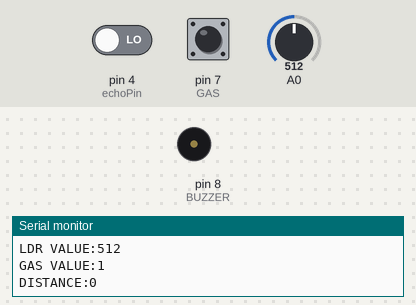
A sketch run on a simulated Arduino Uno, built with avr-gcc and run on an emulated ATmega328P. On the bench: buzzer (waves = sounding, pin HIGH), the last lines printed to the serial monitor. The inputs (shaded band) are chosen by the test bench; at power-on: A0 = 512, pin 4 (echoPin) LOW, pin 7 (GAS) HIGH. Pins used as bus, display or sensor lines are not drawn.

Above: at 1.7 s.
1.8 s: A0 set to 390
4.0 s: A0 set to 410
At 8.5 s:
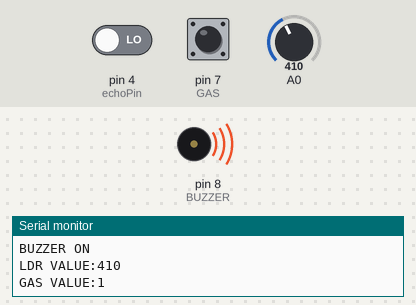
10.9 s: A0 set to 306
13.5 s: A0 set to 511
At 18.9 s:
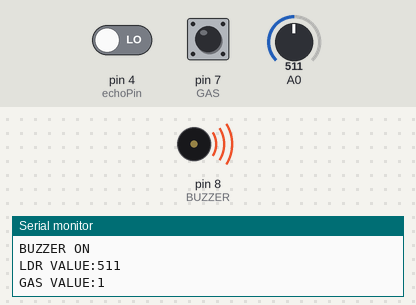
Timing chart, 0 to 21.4 s (numbered marks = the images above; inputs shaded):
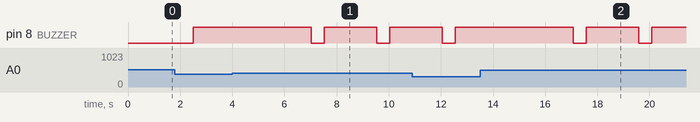

The sketch:

P1.ino
```cpp
#define LDR A0
#define GAS 7
#define BUZZER 8
int ldr_val;
int gas_val;
int const trigPin = 3;
int const echoPin = 4;

void setup() {
  Serial.begin(9600);
  pinMode(GAS,INPUT);
  pinMode(BUZZER,OUTPUT);
  digitalWrite(BUZZER,LOW);
  pinMode(trigPin, OUTPUT); // trig pin will have pulses output
  pinMode(echoPin, INPUT); // echo pin should be input to get pulse width
  delay(500);
}

void loop() {

  ////////  LDR INPUT  //////////
  ldr_val=analogRead(A0);
  Serial.print("LDR VALUE:");
  Serial.println(ldr_val);

  ///////  GAS INPUT  ///////////
  gas_val=digitalRead(7);
  Serial.print("GAS VALUE:");
  Serial.println(gas_val);

  ////// ULTRASONIC INPUT /////
  int duration, distance;
  digitalWrite(trigPin, HIGH);
  delay(10);
  digitalWrite(trigPin, LOW);
  duration = pulseIn(echoPin, HIGH);
  distance = (duration /2)/29.1;
  Serial.print("DISTANCE:");
  Serial.println(distance);
  delay(500);

  ///////////  LDR   //////////
    if(ldr_val<400){
    digitalWrite(BUZZER,HIGH);
    Serial.println("BUZZER ON");
     delay(500);
  }
  else{
    digitalWrite(BUZZER,LOW);
    Serial.println("BUZZER OFF");
     delay(500);
  }

  ///////  GAS SENSOR ////////
  if(gas_val==0){
  digitalWrite(BUZZER,HIGH);
  Serial.println("BUZZER ON");
  delay(100);
  }
  else{
  digitalWrite(BUZZER,LOW);
  Serial.println("BUZZER OFF");
  }

  //////   ULTRASONIC  /////
   if(distance<=150){
    digitalWrite(BUZZER,HIGH);
    Serial.println("BUZZER ON");
    delay(500);
  }
  else{
    digitalWrite(BUZZER,LOW);
    Serial.println("BUZZER OFF");
     }
}
```

Measured:
- after the input at 4.0 s, pin 8 (BUZZER): alternates HIGH for 2.0 s and LOW for 0.50 s, starting after 3.0 s
- after the input at 13.5 s, pin 8 (BUZZER): alternates HIGH for 2.0 s and LOW for 0.50 s, starting after 3.6 s
